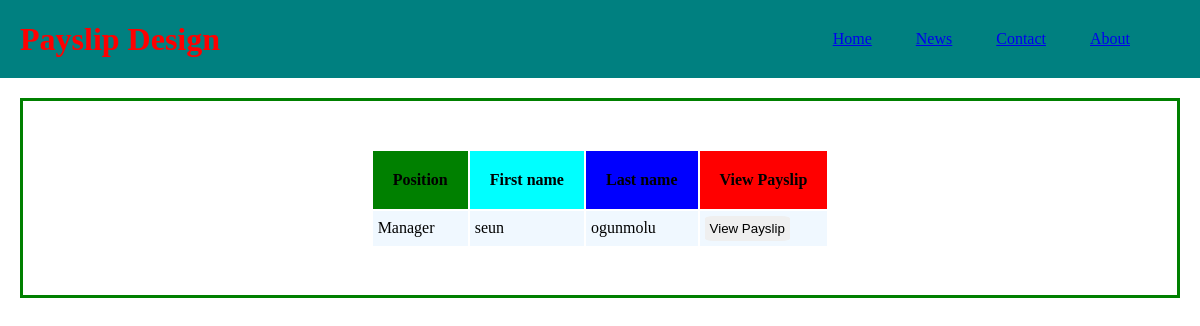
The app's page /, older data.
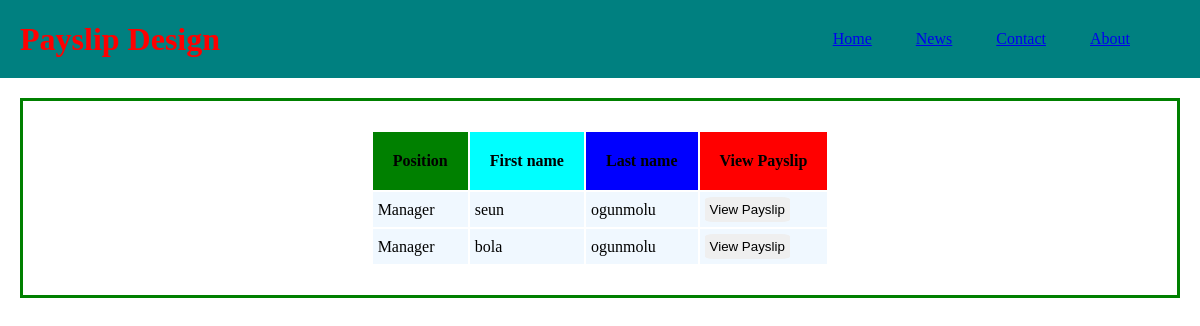
The same page, newer data.
### payslip/models.py (models this page shows, shortened)
class staff(models.Model):
    first_name = models.CharField(max_length=250)
    last_name = models.CharField(max_length=250)
    email = models.EmailField()
    hour = models.PositiveIntegerField(default=0)
    gross_salary = models.PositiveIntegerField(default=0)
    grade_status = models.ForeignKey(Grade, on_delete=models.CASCADE)

class Grade(models.Model):
    positon = models.CharField(max_length=250)
    basic_salary = models.PositiveIntegerField(default=0)

### payslip/views.py (the view)
# urls.py: 2. Add a URL to urlpatterns:  path('', views.home, name='home')
def home(request):
    getstaff = staff.objects.all()
    context = {
        'getstaff':getstaff
    }
    return render(request,'home.html',context)

### templates/home.html (shortened to what this page needs)
{% load static %}
<!DOCTYPE html>
<html lang="en">
<head>
    <link rel="stylesheet" href="{% static 'main.css' %}">
</head>
<body>
    <div class="container">
            <h1 class="logo">Payslip Design</h1>
            <ul>
                <li><a href="#">Home</a></li>
                <li><a href="#">News</a></li>
                <li><a href="#">Contact</a></li>
                <li><a href="#">About</a></li>
            </ul>
    </div>
    <div class="tableclass" id="tableclass">
        <table class="table">
            <div class="container2">
                <tr class="tr">
                    <th style="background-color: green;padding: 20px;">
                        Position
                    </th>
                    <th style="background-color: aqua;padding: 20px;">
                        First name
                    </th>
                    <th style="background-color: blue;padding: 20px;">
                        Last name
                    </th>
                    <th style="background-color: red;padding: 20px;">
                        View Payslip
                    </th>
                </tr>
                {% for i in getstaff %}
                <tr>
                    <td style="background-color: aliceblue;padding: 5px;">{{i.grade_status.positon}}</td>
                    <td style="background-color: aliceblue;padding: 5px;">{{i.first_name}}</td>
                    <td style="background-color: aliceblue;padding: 5px;">{{i.last_name}}</td>
                    <td style="background-color: aliceblue;padding: 5px;"><button style="padding: 5px; border-width: 0;" class="button">View Payslip</button></td>
                </tr>
                {% endfor %}
            </div>
        </table>
    </div>
</body>
</html>

Row changes from the older to the newer data that the page shows:
added staff: grade_status.positon "Manager", first_name "bola", last_name "ogunmolu"
